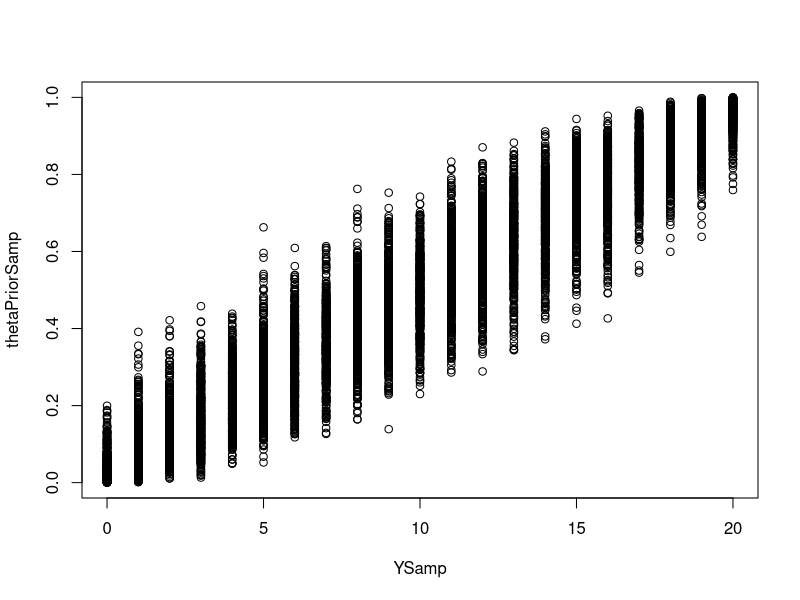
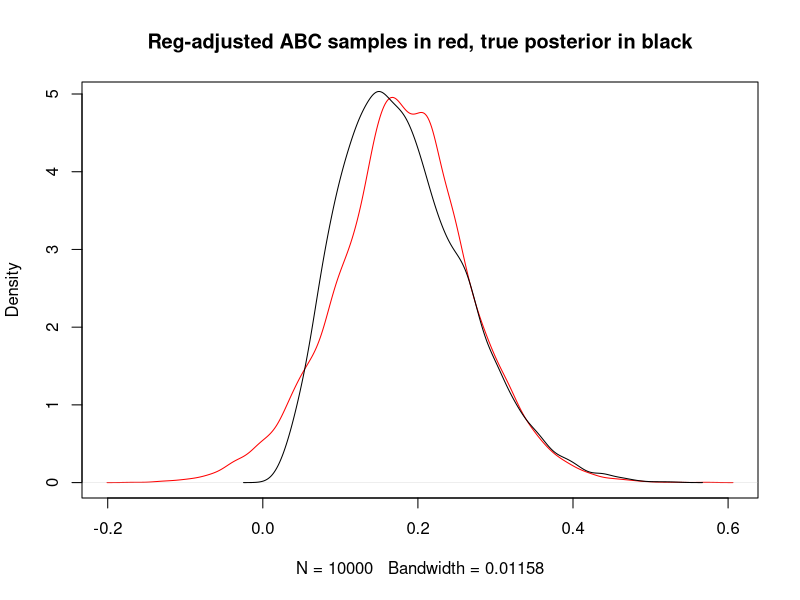

Generate these figures, in order, with R:
##################################################
## toy example for regression adjusted ABC
## Beaumont et al. (2002)
## June 19, 2013
##################################################

## suppose we want to sample from posterior
## for model Y|theta ~ Binom(n=20, theta)
## with prior: p(theta) is Unif(0,1)
## Suppose observation is generated as follows
set.seed(1)
n<-20
Y <- rbinom(1,n,0.2) # Y is 3

## Step 1: simulate from (Y,theta) using above model
M <- 10000 # Monte Carlo sample size
thetaPriorSamp <- runif(M, 0,1)
YSamp <- rep(NA,M)
for (i in 1:M)
  YSamp[i] <- rbinom(1,n,thetaPriorSamp[i])

## Step 2: fit regression
diffY <-  YSamp-Y
regFit <- lm(thetaPriorSamp ~ diffY)
alphaHat <-regFit$coeff[1]
betaHat <-regFit$coeff[2]
plot(YSamp,thetaPriorSamp)
  
## Step 3: obtain reg-adjusted ABC posterior samples
thetaPosteriorSamp <- thetaPriorSamp - betaHat*(YSamp - Y)
plot(density(thetaPosteriorSamp, xlim=c(0,1)),col="red",main="Reg-adjusted ABC samples in red, true posterior in black")

## true posterior is Beta(Y+1, n-Y+1)
thetaTruePost <- rbeta(M, Y+1, n-Y+1)
lines(density(thetaTruePost))

